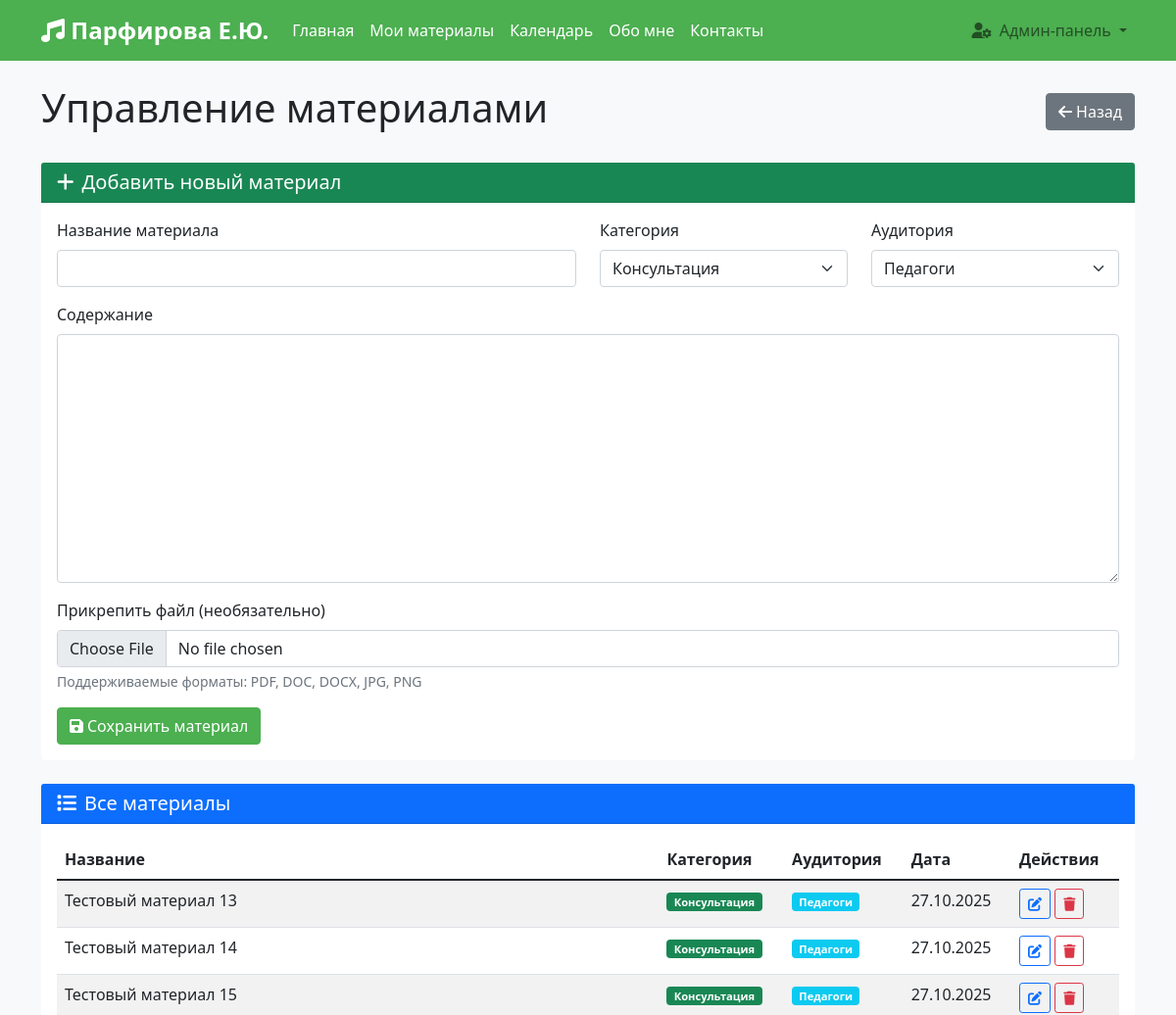
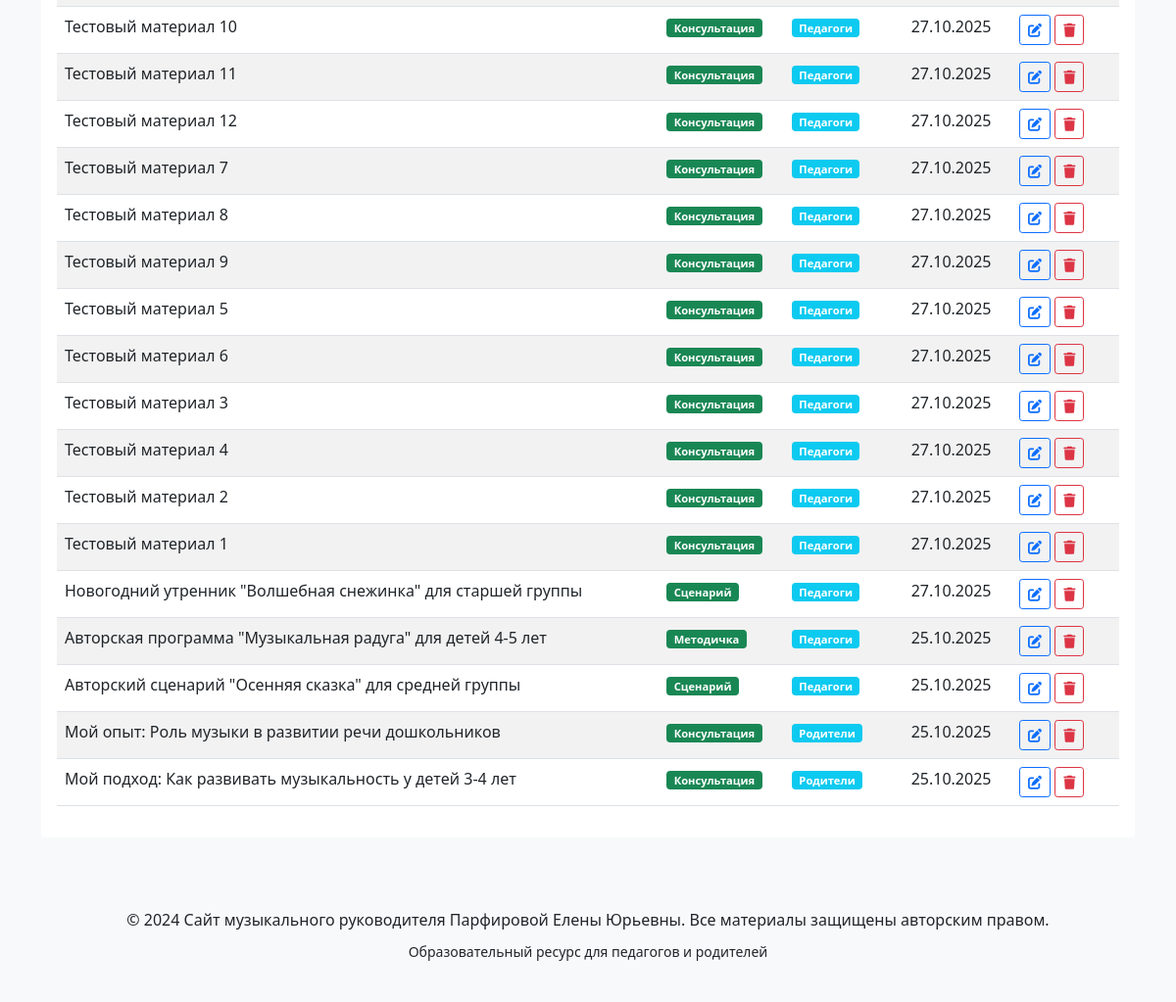
Page /admin/materials (signed in) on the committed database (2 pictures, top to bottom).
### models.py (models this page shows)
class Material(db.Model):
    id = db.Column(db.Integer, primary_key=True)
    title = db.Column(db.String(200), nullable=False)
    content = db.Column(db.Text, nullable=False)
    category = db.Column(db.String(50), nullable=False)
    target_audience = db.Column(db.String(50), nullable=False)
    created_date = db.Column(db.DateTime, nullable=False, default=lambda: datetime.now(timezone.utc))
    file_path = db.Column(db.String(300))
    is_published = db.Column(db.Boolean, default=True)

### app.py (the view, shortened to what this page needs)
@app.route('/admin/materials', methods=['GET', 'POST'])
@login_required
def admin_materials():
    form = MaterialForm()
    materials_list = Material.query.order_by(Material.created_date.desc()).all()
    return render_template('admin/materials.html', form=form, materials=materials_list)

### forms.py
class MaterialForm(FlaskForm):
    title = StringField('Название', validators=[DataRequired(), Length(max=200)])
    content = TextAreaField('Содержание', validators=[DataRequired()])
    category = SelectField('Категория', choices=[
        ('consultation', 'Консультация'),
        ('scenario', 'Сценарий праздника'),
        ('methodical', 'Методическая разработка'),
        ('article', 'Статья')
    ], validators=[DataRequired()])
    target_audience = SelectField('Для кого', choices=[
        ('teachers', 'Педагоги'),
        ('parents', 'Родители'),
        ('all', 'Все')
    ], validators=[DataRequired()])
    file = FileField('Файл', validators=[
        FileAllowed(['pdf', 'doc', 'docx', 'jpg', 'jpeg', 'png'], 'Только документы и изображения!'),
        FileSize(max_size=10*1024*1024, message='Файл не должен превышать 10MB')
    ])

### app.py (called while the page is built)
@login_manager.user_loader
def load_user(user_id):
    return db.session.get(User, int(user_id))

### templates/admin/materials.html (shortened to what this page needs)
{% extends "base.html" %}
{% block content %}
<div class="container mt-4">
    <div class="d-flex justify-content-between align-items-center mb-4">
        <h1>Управление материалами</h1>
        <a href="{{ url_for('admin_dashboard') }}" class="btn btn-secondary">
            <i class="fas fa-arrow-left me-1"></i>Назад
        </a>
    </div>
    <div class="card mb-4">
        <div class="card-header bg-success text-white">
            <h5 class="mb-0"><i class="fas fa-plus me-2"></i>Добавить новый материал</h5>
        </div>
        <div class="card-body">
            <form method="POST" enctype="multipart/form-data">
                <div class="row">
                    <div class="col-md-6">
                        <div class="mb-3">
                            <label class="form-label">Название материала</label>
                            {{ form.title(class="form-control") }}
                        </div>
                    </div>
                    <div class="col-md-3">
                        <div class="mb-3">
                            <label class="form-label">Категория</label>
                            {{ form.category(class="form-select") }}
                        </div>
                    </div>
                    <div class="col-md-3">
                        <div class="mb-3">
                            <label class="form-label">Аудитория</label>
                            {{ form.target_audience(class="form-select") }}
                        </div>
                    </div>
                </div>
                <div class="mb-3">
                    <label class="form-label">Содержание</label>
                    {{ form.content(class="form-control", rows="10") }}
                </div>
                <div class="mb-3">
                    <label class="form-label">Прикрепить файл (необязательно)</label>
                    {{ form.file(class="form-control") }}
                    <div class="form-text">Поддерживаемые форматы: PDF, DOC, DOCX, JPG, PNG</div>
                </div>
                <button type="submit" class="btn btn-success">
                    <i class="fas fa-save me-1"></i>Сохранить материал
                </button>
            </form>
        </div>
    </div>
    <div class="card">
        <div class="card-header bg-primary text-white">
            <h5 class="mb-0"><i class="fas fa-list me-2"></i>Все материалы</h5>
        </div>
        <div class="card-body">
            <div class="table-responsive">
                <table class="table table-striped">
                    <thead>
                        <tr>
                            <th>Название</th>
                            <th>Категория</th>
                            <th>Аудитория</th>
                            <th>Дата</th>
                            <th>Действия</th>
                        </tr>
                    </thead>
                    <tbody>
                        {% for material in materials %}
                        <tr>
                            <td>{{ material.title }}</td>
                            <td>
                                <span class="badge bg-success">
                                    {% if material.category == 'consultation' %}Консультация
                                    {% elif material.category == 'scenario' %}Сценарий
                                    {% elif material.category == 'methodical' %}Методичка
                                    {% else %}Статья{% endif %}
                                </span>
                            </td>
                            <td>
                                <span class="badge bg-info">
                                    {% if material.target_audience == 'teachers' %}Педагоги
                                    {% elif material.target_audience == 'parents' %}Родители
                                    {% else %}Все{% endif %}
                                </span>
                            </td>
                            <td>{{ material.created_date.strftime('%d.%m.%Y') }}</td>
                            <td>
                                <a href="{{ url_for('edit_material', material_id=material.id) }}"
                                    class="btn btn-sm btn-outline-primary">
                                    <i class="fas fa-edit"></i>
                                </a>
                                <a href="{{ url_for('delete_material', material_id=material.id) }}"
                                    class="btn btn-sm btn-outline-danger" onclick="return confirm('Удалить материал?')">
                                    <i class="fas fa-trash"></i>
                                </a>
                            </td>
                        </tr>
                        {% endfor %}
                    </tbody>
                </table>
            </div>
        </div>
    </div>
</div>
{% endblock %}

### static/css/style.css (style rules this page uses)
:root { --primary-color: #4CAF50; --secondary-color: #FFC107; --accent-color: #2196F3; }
body { font-family: 'Segoe UI', Tahoma, Geneva, Verdana, sans-serif; background-color: #f8f9fa; }
.card { transition: transform 0.3s ease, box-shadow 0.3s ease; border: none; }
.badge { font-size: 0.7rem; }
.btn-success { background-color: var(--primary-color); border-color: var(--primary-color); }
.card { animation: fadeIn 0.6s ease-out; }

### rows in the picture
Material: title "Тестовый материал 13", category "Консультация", target_audience "Педагоги", created_date "27.10.2025"
Material: title "Тестовый материал 14", category "Консультация", target_audience "Педагоги", created_date "27.10.2025"
Material: title "Тестовый материал 15", category "Консультация", target_audience "Педагоги", created_date "27.10.2025"
Material: title "Тестовый материал 10", category "Консультация", target_audience "Педагоги", created_date "27.10.2025"
Material: title "Тестовый материал 11", category "Консультация", target_audience "Педагоги", created_date "27.10.2025"
Material: title "Тестовый материал 12", category "Консультация", target_audience "Педагоги", created_date "27.10.2025"
Material: title "Тестовый материал 7", category "Консультация", target_audience "Педагоги", created_date "27.10.2025"
Material: title "Тестовый материал 8", category "Консультация", target_audience "Педагоги", created_date "27.10.2025"
Material: title "Тестовый материал 9", category "Консультация", target_audience "Педагоги", created_date "27.10.2025"
Material: title "Тестовый материал 5", category "Консультация", target_audience "Педагоги", created_date "27.10.2025"
Material: title "Тестовый материал 6", category "Консультация", target_audience "Педагоги", created_date "27.10.2025"
Material: title "Тестовый материал 3", category "Консультация", target_audience "Педагоги", created_date "27.10.2025"
Material: title "Тестовый материал 4", category "Консультация", target_audience "Педагоги", created_date "27.10.2025"
Material: title "Тестовый материал 2", category "Консультация", target_audience "Педагоги", created_date "27.10.2025"
Material: title "Тестовый материал 1", category "Консультация", target_audience "Педагоги", created_date "27.10.2025"
Material: title "Новогодний утренник \"Волшебная снежинка\" для старшей группы", category "Сценарий", target_audience "Педагоги", created_date "27.10.2025"
Material: title "Авторская программа \"Музыкальная радуга\" для детей 4-5 лет", category "Методичка", target_audience "Педагоги", created_date "25.10.2025"
Material: title "Авторский сценарий \"Осенняя сказка\" для средней группы", category "Сценарий", target_audience "Педагоги", created_date "25.10.2025"
Material: title "Мой опыт: Роль музыки в развитии речи дошкольников", category "Консультация", target_audience "Родители", created_date "25.10.2025"
Material: title "Мой подход: Как развивать музыкальность у детей 3-4 лет", category "Консультация", target_audience "Родители", created_date "25.10.2025"
